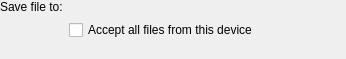
<?xml version="1.0" encoding="UTF-8"?>
<ui version="4.0">
 <class>receiveFileWidget</class>
 <widget class="QWidget" name="receiveFileWidget">
  <property name="geometry">
   <rect>
    <x>0</x>
    <y>0</y>
    <width>346</width>
    <height>59</height>
   </rect>
  </property>
  <widget class="QWidget" name="layoutWidget">
   <property name="geometry">
    <rect>
     <x>0</x>
     <y>0</y>
     <width>341</width>
     <height>54</height>
    </rect>
   </property>
   <layout class="QFormLayout" name="formLayout">
    <item row="0" column="0">
     <widget class="QLabel" name="saveToLbl">
      <property name="text">
       <string>Save file to:</string>
      </property>
     </widget>
    </item>
    <item row="0" column="1">
     <widget class="KUrlRequester" name="saveToUrl">
      <property name="sizePolicy">
       <sizepolicy hsizetype="Expanding" vsizetype="Preferred">
        <horstretch>0</horstretch>
        <verstretch>0</verstretch>
       </sizepolicy>
      </property>
      <property name="mode">
       <set>KFile::Directory|KFile::ExistingOnly|KFile::LocalOnly</set>
      </property>
     </widget>
    </item>
    <item row="1" column="1">
     <widget class="QCheckBox" name="saveCheck">
      <property name="text">
       <string>Accept all files from this device</string>
      </property>
     </widget>
    </item>
   </layout>
  </widget>
 </widget>
 <customwidgets>
  <customwidget>
   <class>KUrlRequester</class>
   <extends>QFrame</extends>
   <header>kurlrequester.h</header>
  </customwidget>
 </customwidgets>
 <resources/>
 <connections/>
</ui>
